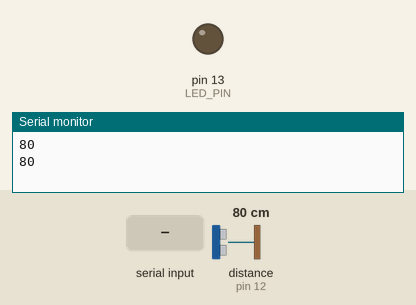
A sketch run on a simulated Arduino Uno, built with avr-gcc and run on an emulated ATmega328P. On the bench: output pins drawn as LEDs (lit = HIGH), the last lines printed to the serial monitor. The inputs (shaded band) are chosen by the test bench; at power-on: distance to the obstacle (sensor on pin 12) 80 cm. The echo pulse lasts 58.3 µs per cm.

Above: at 1.2 s.
1.3 s: "1" received over Serial
At 2.9 s:
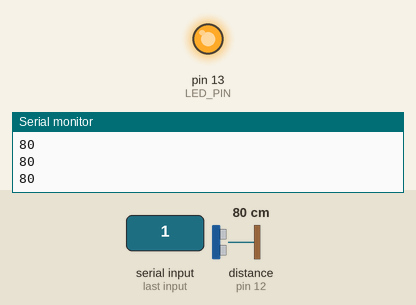
3.5 s: "0" received over Serial
At 4.9 s:
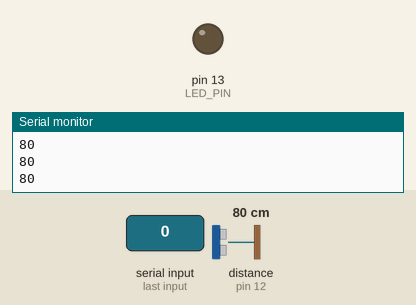
Timing chart, 0 to 6.5 s (numbered marks = the images above; inputs shaded):
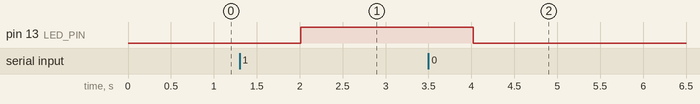

Measured:
- after the input at 1.3 s, pin 13 (LED_PIN): LOW → HIGH after 0.71 s
- after the input at 3.5 s, pin 13 (LED_PIN): HIGH → LOW after 0.52 s

The sketch:

arduino.ino
```cpp
#include <Ultrasonic.h>

#define LED_PIN 13
Ultrasonic ultrasonico(11, 12); // Trigger 11 y Echo 12

void setup() {
  pinMode(LED_PIN, OUTPUT);
  Serial.begin(9600);
}

void loop() {
  if (Serial.available() > 0) {
    char command = Serial.read();
    if (command == '1') {
      digitalWrite(LED_PIN, HIGH);
    } else if (command == '0') {
      digitalWrite(LED_PIN, LOW);
    }
  }

  long distancia = ultrasonico.distanceRead(CM);
  Serial.println(distancia);
  delay(1000);
}
```
